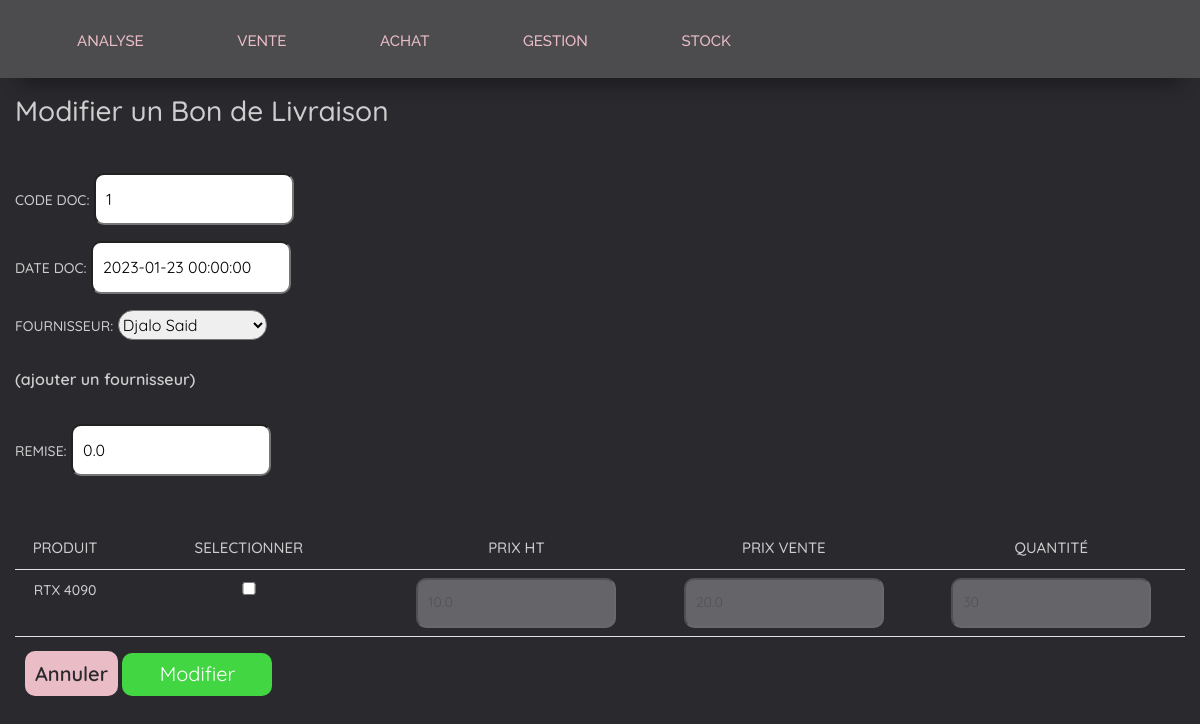
/bondelivraison/edit/1/, run on the app's committed database.
### app/models.py (models this page shows, shortened)
class BlFacture(models.Model):
    code_doc = models.IntegerField(primary_key=True)
    totalht = models.FloatField(default=0)
    totalttc_bl = models.FloatField(default=0)
    totalttc_fac = models.FloatField(default=0)
    fournisseur = models.ForeignKey(Fournisseur, on_delete=models.CASCADE)
    date_doc = models.DateTimeField()
    remise = models.FloatField(default=0)
    stock = models.ForeignKey('Stock', on_delete=models.CASCADE,default=1)

class BlFactureProduit(models.Model):
    produit = models.ForeignKey(Produit, on_delete=models.CASCADE)
    bl_facture = models.ForeignKey(BlFacture, on_delete=models.CASCADE)
    qteprodbl = models.IntegerField()
    prix_ht = models.FloatField()
    prix_vente_fr = models.FloatField()

class Produit(models.Model):
   code_produit = models.AutoField(primary_key=True)
   nom_produit = models.CharField(max_length=255)
   type_produit= models.ForeignKey(Categorie, on_delete=models.CASCADE)
   def __str__(self):
        return self.nom_produit

### app/views.py (the view)
# urls.py: path('bondelivraison/edit/<int:blk>/', views.edit_bondeLivraison, name='editBL'),
def edit_bondeLivraison(request,blk):
    b=BlFacture.objects.get(code_doc=blk)
    bondelivraison_produits = BlFactureProduit.objects.filter(bl_facture=b)
    tabs=show_navigation(request)
    if request.method=='POST':
        form=BlFactureForm(request.POST,instance=b)
        if form.is_valid():
            form.save()
            for produit in bondelivraison_produits:
                new_quantity = request.POST.get('quantity_' + str(produit.produit))
                new_priceht = request.POST.get('priceht_' + str(produit.produit))
                new_pricevt = request.POST.get('pricevt_' + str(produit.produit))
                print(new_quantity)
                if new_quantity and new_priceht and new_pricevt:
                    produit.qteprodbl = new_quantity
                    produit.prix_ht = new_priceht
                    produit.prix_vente_fr = new_pricevt
                    produit.save()
                    b.update_totals()
            return redirect('bondelivraison')
    else:
        form=BlFactureForm(instance=b)
    context={'form':form,'tabs':tabs,'b':b,'produits':bondelivraison_produits}
    return render(request,'achat/bonLivraison/editbondeLivraison.html',context)

### app/forms.py
class BlFactureForm(forms.ModelForm):
    class Meta:
        model = BlFacture
        fields = ('code_doc','date_doc','fournisseur','remise')

### app/models.py (called while the page is built)
    def __str__(self):
        return self.nom_fr + " " + self.prenom_fr

### app/views.py (called while the page is built)
def show_navigation(request):
  if request.user.is_authenticated:
    tabs = FavoriteTab.objects.order_by('order')
    username=request.user.username
    context = {'tabs': tabs, 'username': username}
    return context
  else:
    return redirect('login')

### app/templates/achat/bonlivraison/editbondeLivraison.html (shortened to what this page needs)
{% load static %}
<!DOCTYPE html>
<html lang="en">
  <head>
    <link
      rel="stylesheet"
      href="https://cdn.datatables.net/1.10.23/css/jquery.dataTables.min.css"
    />
    <link rel="stylesheet" href="{% static 'css/style.css' %}" />
  </head>
  <body>
    {% include 'header.html' %}
    <h3>Modifier un Bon de Livraison</h3>
    <form method="POST">
      {% csrf_token %} {{ form.as_p}}
        <table class="table tproducts">
          <thead>
            <tr>
              <th>Produit</th>
              <th>Selectionner</th>
              <th>Prix HT</th>
              <th>Prix Vente</th>
              <th>Quantité</th>
            </tr>
          </thead>
          <tbody>
            {% for produit in produits %}
              <tr>
                <td>{{ produit.produit }}</td>
                <td><input type="checkbox" name="produits" onchange="checkboxChanged(this)" value="{{ produit.produit.code_produit }}"></td>
                <td><input type="number" name="priceht_{{ produit.produit }}" value={{produit.prix_ht}} disabled></td>
                <td><input type="number" name="pricevt_{{ produit.produit }}" value={{produit.prix_vente_fr}} disabled></td>
                <td><input type="number" name="quantity_{{ produit.produit}}" value={{produit.qteprodbl}}  disabled></td>
              </tr>
            {% endfor %}
          </tbody>
        </table>
        <a id="Annuler" href=" {% url 'bondelivraison' %}">Annuler</a>
        <input id="Confirm" type="submit" value="Modifier">
    </form>
  </body>
</html>

### app/static/css/style.css (style rules this page uses)
body { background: #2a292e; font-family: 'Quicksand', sans-serif !important; font-size: 16px; font-weight: 550; color: #cecece; line-height: 1.8; overflow-x: hidden; animation: fadeInAnimation ease 0.5s; animation-iteration-count: 1; animation-fill-mode: forwards; }
body>* { margin: 15px; }
a { text-decoration: none; color: #cecece; }
label { color: #cecece; font-size: 14px; font-weight: 500; text-transform: uppercase; margin-bottom: 10px; }
table { margin-top: 80px; text-align: center; align-items: center; }
th { align-items: center; color: #cecece; font-size: 15px; font-weight: 500; text-transform: uppercase; margin-bottom: 10px; }
td { align-items: center; color: #cecece; font-size: 14px; font-weight: 500; text-transform: uppercase; margin-bottom: 10px; }
form { position:relative; top:30px; z-index:-1; }
#ADDFr, #ADDProd, #ADDCat, #ADDCl, #Annuler { color: #2a292e; background:#e9bcc6; border-radius: 10px; margin-left:10px; padding: 10px; z-index: -1; transition: 0.5s; }
#Annuler { width: 150px; font-size: 20px; }
p:has(#id_remise) { position:relative; top:30px; }
select[id="id_fournisseur"], select[id="id_type_produit"] { border-radius: 20px; width:max-content; height: 30px; }
input { width:200px; border-radius: 10px; padding: 10px; }
#Confirm { background-color: rgb(66, 215, 66); border: none; color: white; width: 150px; height: 43px; font-size: 20px; transition:0.5s; padding: 0; }

### data on the page
BlFacture: code_doc "1", date_doc "2023-01-23 00:00:00", fournisseur "Djalo Said", remise "0.0"
BlFactureProduit: produit "RTX 4090", prix_ht "10.0", prix_vente_fr "20.0", qteprodbl "30"
